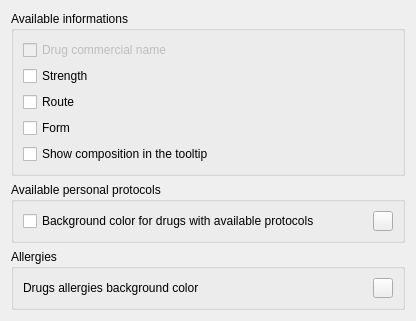
<?xml version="1.0" encoding="UTF-8"?>
<ui version="4.0">
 <class>DrugsWidget::Internal::DrugsSelectorWidget</class>
 <widget class="QWidget" name="DrugsWidget::Internal::DrugsSelectorWidget">
  <property name="geometry">
   <rect>
    <x>0</x>
    <y>0</y>
    <width>416</width>
    <height>300</height>
   </rect>
  </property>
  <property name="windowTitle">
   <string>Form</string>
  </property>
  <layout class="QGridLayout" name="gridLayout">
   <item row="0" column="0">
    <widget class="QGroupBox" name="groupBox_4">
     <property name="title">
      <string>Available informations</string>
     </property>
     <layout class="QGridLayout" name="gridLayout_6">
      <item row="0" column="0">
       <widget class="QCheckBox" name="drugsBrandNameBox">
        <property name="enabled">
         <bool>false</bool>
        </property>
        <property name="text">
         <string>Drug commercial name</string>
        </property>
       </widget>
      </item>
      <item row="2" column="0">
       <widget class="QCheckBox" name="routeBox">
        <property name="text">
         <string>Route</string>
        </property>
       </widget>
      </item>
      <item row="3" column="0">
       <widget class="QCheckBox" name="formBox">
        <property name="text">
         <string>Form</string>
        </property>
       </widget>
      </item>
      <item row="1" column="0">
       <widget class="QCheckBox" name="checkBox">
        <property name="text">
         <string>Strength</string>
        </property>
       </widget>
      </item>
      <item row="4" column="0">
       <widget class="QCheckBox" name="compoBox">
        <property name="text">
         <string>Show composition in the tooltip</string>
        </property>
       </widget>
      </item>
     </layout>
    </widget>
   </item>
   <item row="1" column="0">
    <widget class="QGroupBox" name="groupBox_3">
     <property name="title">
      <string>Available personal protocols</string>
     </property>
     <layout class="QGridLayout" name="gridLayout_5">
      <item row="0" column="1">
       <widget class="Utils::ColorButtonChooser" name="backgroundDosagesAvailableButton">
        <property name="minimumSize">
         <size>
          <width>20</width>
          <height>20</height>
         </size>
        </property>
        <property name="maximumSize">
         <size>
          <width>20</width>
          <height>20</height>
         </size>
        </property>
        <property name="text">
         <string/>
        </property>
       </widget>
      </item>
      <item row="0" column="0">
       <widget class="QCheckBox" name="useBackgroundForDosages">
        <property name="text">
         <string>Background color for drugs with available protocols</string>
        </property>
       </widget>
      </item>
     </layout>
    </widget>
   </item>
   <item row="3" column="0">
    <spacer name="verticalSpacer">
     <property name="orientation">
      <enum>Qt::Vertical</enum>
     </property>
     <property name="sizeHint" stdset="0">
      <size>
       <width>20</width>
       <height>40</height>
      </size>
     </property>
    </spacer>
   </item>
   <item row="2" column="0">
    <widget class="QGroupBox" name="groupBox">
     <property name="title">
      <string>Allergies</string>
     </property>
     <layout class="QGridLayout" name="gridLayout_2">
      <item row="0" column="0">
       <widget class="QLabel" name="label">
        <property name="text">
         <string>Drugs allergies background color</string>
        </property>
       </widget>
      </item>
      <item row="0" column="1">
       <widget class="Utils::ColorButtonChooser" name="backgroundAllergiesButton">
        <property name="minimumSize">
         <size>
          <width>20</width>
          <height>20</height>
         </size>
        </property>
        <property name="maximumSize">
         <size>
          <width>20</width>
          <height>20</height>
         </size>
        </property>
        <property name="text">
         <string/>
        </property>
       </widget>
      </item>
     </layout>
    </widget>
   </item>
  </layout>
 </widget>
 <customwidgets>
  <customwidget>
   <class>Utils::ColorButtonChooser</class>
   <extends>QPushButton</extends>
   <header location="global">utils/widgets/colorbuttonchooser.h</header>
  </customwidget>
 </customwidgets>
 <resources/>
 <connections/>
</ui>
